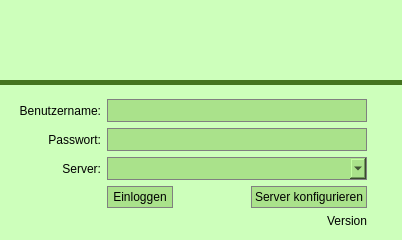
<?xml version="1.0" encoding="UTF-8"?>
<ui version="4.0">
 <class>LoginWindow</class>
 <widget class="QWidget" name="LoginWindow">
  <property name="geometry">
   <rect>
    <x>0</x>
    <y>0</y>
    <width>402</width>
    <height>240</height>
   </rect>
  </property>
  <property name="sizePolicy">
   <sizepolicy hsizetype="Fixed" vsizetype="Fixed">
    <horstretch>0</horstretch>
    <verstretch>0</verstretch>
   </sizepolicy>
  </property>
  <property name="minimumSize">
   <size>
    <width>400</width>
    <height>240</height>
   </size>
  </property>
  <property name="maximumSize">
   <size>
    <width>402</width>
    <height>254</height>
   </size>
  </property>
  <property name="windowTitle">
   <string>SEP Backupmonitor - Siedl Networks GmbH</string>
  </property>
  <property name="styleSheet">
   <string notr="true">background-color: rgb(205, 255, 187);
padding: 0px;
margin: 0px;</string>
  </property>
  <layout class="QVBoxLayout" name="verticalLayout">
   <property name="spacing">
    <number>6</number>
   </property>
   <property name="leftMargin">
    <number>0</number>
   </property>
   <property name="topMargin">
    <number>0</number>
   </property>
   <property name="rightMargin">
    <number>0</number>
   </property>
   <item>
    <layout class="QVBoxLayout" name="verticalLayout_2">
     <property name="spacing">
      <number>0</number>
     </property>
     <item>
      <widget class="QLabel" name="labelCompanyLogo">
       <property name="sizePolicy">
        <sizepolicy hsizetype="Fixed" vsizetype="Fixed">
         <horstretch>18</horstretch>
         <verstretch>94</verstretch>
        </sizepolicy>
       </property>
       <property name="minimumSize">
        <size>
         <width>400</width>
         <height>80</height>
        </size>
       </property>
       <property name="styleSheet">
        <string notr="true">background-image: url(:/company/login_logo.png);
margin: 0px;
padding: 0px;</string>
       </property>
       <property name="text">
        <string/>
       </property>
      </widget>
     </item>
     <item>
      <widget class="QLabel" name="label">
       <property name="sizePolicy">
        <sizepolicy hsizetype="Preferred" vsizetype="Fixed">
         <horstretch>0</horstretch>
         <verstretch>0</verstretch>
        </sizepolicy>
       </property>
       <property name="minimumSize">
        <size>
         <width>0</width>
         <height>5</height>
        </size>
       </property>
       <property name="styleSheet">
        <string notr="true">background-color: rgb(68, 116, 31);
margin: 0px;
padding: 0px;</string>
       </property>
       <property name="text">
        <string/>
       </property>
      </widget>
     </item>
    </layout>
   </item>
   <item>
    <layout class="QGridLayout" name="gridLayout" rowstretch="0,0,0,0,0,0,0,0,0,0" rowminimumheight="0,0,0,0,0,0,0,0,0,0">
     <property name="sizeConstraint">
      <enum>QLayout::SetMaximumSize</enum>
     </property>
     <property name="leftMargin">
      <number>9</number>
     </property>
     <property name="rightMargin">
      <number>9</number>
     </property>
     <item row="0" column="2">
      <spacer name="verticalSpacer">
       <property name="orientation">
        <enum>Qt::Vertical</enum>
       </property>
       <property name="sizeType">
        <enum>QSizePolicy::Fixed</enum>
       </property>
       <property name="sizeHint" stdset="0">
        <size>
         <width>20</width>
         <height>8</height>
        </size>
       </property>
      </spacer>
     </item>
     <item row="8" column="2">
      <widget class="QPushButton" name="pushLogin">
       <property name="styleSheet">
        <string notr="true">background-color: rgb(170, 226, 139);
border: 1px solid gray;
gridline-color: rgb(253, 255, 83);
padding: 3px;
selection-color: rgb(82, 255, 255);
</string>
       </property>
       <property name="text">
        <string>Einloggen</string>
       </property>
       <property name="autoDefault">
        <bool>true</bool>
       </property>
      </widget>
     </item>
     <item row="1" column="2" colspan="3">
      <widget class="QLineEdit" name="inputUsername">
       <property name="sizePolicy">
        <sizepolicy hsizetype="Fixed" vsizetype="Fixed">
         <horstretch>0</horstretch>
         <verstretch>0</verstretch>
        </sizepolicy>
       </property>
       <property name="minimumSize">
        <size>
         <width>260</width>
         <height>0</height>
        </size>
       </property>
       <property name="styleSheet">
        <string notr="true">background-color: rgb(170, 226, 139);
border: 1px solid gray;
gridline-color: rgb(253, 255, 83);
padding: 3px;
selection-color: rgb(82, 255, 255);
</string>
       </property>
      </widget>
     </item>
     <item row="2" column="2" colspan="3">
      <widget class="QLineEdit" name="inputPassword">
       <property name="sizePolicy">
        <sizepolicy hsizetype="Fixed" vsizetype="Fixed">
         <horstretch>0</horstretch>
         <verstretch>0</verstretch>
        </sizepolicy>
       </property>
       <property name="minimumSize">
        <size>
         <width>260</width>
         <height>0</height>
        </size>
       </property>
       <property name="styleSheet">
        <string notr="true">background-color: rgb(170, 226, 139);
border: 1px solid gray;
gridline-color: rgb(253, 255, 83);
padding: 3px;
selection-color: rgb(82, 255, 255);
</string>
       </property>
       <property name="echoMode">
        <enum>QLineEdit::Password</enum>
       </property>
      </widget>
     </item>
     <item row="7" column="2" colspan="5">
      <widget class="QComboBox" name="comboConnections">
       <property name="sizePolicy">
        <sizepolicy hsizetype="Fixed" vsizetype="Fixed">
         <horstretch>0</horstretch>
         <verstretch>0</verstretch>
        </sizepolicy>
       </property>
       <property name="minimumSize">
        <size>
         <width>260</width>
         <height>0</height>
        </size>
       </property>
       <property name="styleSheet">
        <string notr="true">background-color: rgb(170, 226, 139);
border: 1px solid gray;
gridline-color: rgb(253, 255, 83);
padding: 3px;
selection-color: rgb(82, 255, 255);
</string>
       </property>
      </widget>
     </item>
     <item row="8" column="4">
      <widget class="QPushButton" name="pushManageServers">
       <property name="sizePolicy">
        <sizepolicy hsizetype="Fixed" vsizetype="Maximum">
         <horstretch>0</horstretch>
         <verstretch>0</verstretch>
        </sizepolicy>
       </property>
       <property name="styleSheet">
        <string notr="true">background-color: rgb(170, 226, 139);
border: 1px solid gray;
gridline-color: rgb(253, 255, 83);
padding: 3px;
selection-color: rgb(82, 255, 255);
</string>
       </property>
       <property name="text">
        <string>Server konfigurieren</string>
       </property>
      </widget>
     </item>
     <item row="1" column="1">
      <widget class="QLabel" name="labelUsername">
       <property name="sizePolicy">
        <sizepolicy hsizetype="Preferred" vsizetype="Preferred">
         <horstretch>0</horstretch>
         <verstretch>0</verstretch>
        </sizepolicy>
       </property>
       <property name="text">
        <string>Benutzername:</string>
       </property>
       <property name="alignment">
        <set>Qt::AlignRight|Qt::AlignTrailing|Qt::AlignVCenter</set>
       </property>
      </widget>
     </item>
     <item row="2" column="1">
      <widget class="QLabel" name="labelPassword">
       <property name="text">
        <string>Passwort:</string>
       </property>
       <property name="alignment">
        <set>Qt::AlignRight|Qt::AlignTrailing|Qt::AlignVCenter</set>
       </property>
      </widget>
     </item>
     <item row="7" column="1">
      <widget class="QLabel" name="labelConnection">
       <property name="text">
        <string>Server:</string>
       </property>
       <property name="alignment">
        <set>Qt::AlignRight|Qt::AlignTrailing|Qt::AlignVCenter</set>
       </property>
      </widget>
     </item>
     <item row="9" column="4">
      <widget class="QLabel" name="labelClientVersion">
       <property name="text">
        <string>Version</string>
       </property>
       <property name="alignment">
        <set>Qt::AlignRight|Qt::AlignTrailing|Qt::AlignVCenter</set>
       </property>
      </widget>
     </item>
     <item row="1" column="0">
      <spacer name="horizontalSpacer">
       <property name="orientation">
        <enum>Qt::Horizontal</enum>
       </property>
       <property name="sizeType">
        <enum>QSizePolicy::Fixed</enum>
       </property>
       <property name="sizeHint" stdset="0">
        <size>
         <width>10</width>
         <height>20</height>
        </size>
       </property>
      </spacer>
     </item>
    </layout>
   </item>
   <item>
    <spacer name="verticalSpacer_3">
     <property name="orientation">
      <enum>Qt::Vertical</enum>
     </property>
     <property name="sizeHint" stdset="0">
      <size>
       <width>20</width>
       <height>40</height>
      </size>
     </property>
    </spacer>
   </item>
  </layout>
 </widget>
 <resources/>
 <connections/>
</ui>
